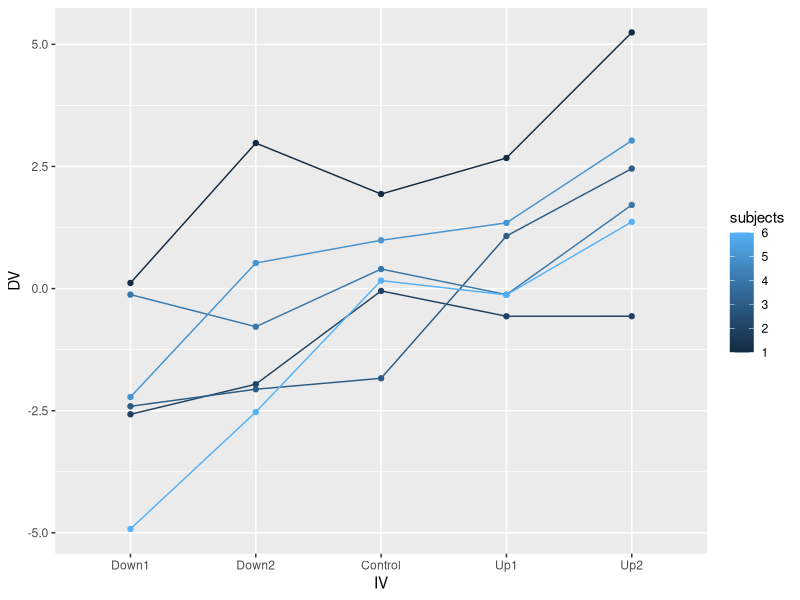
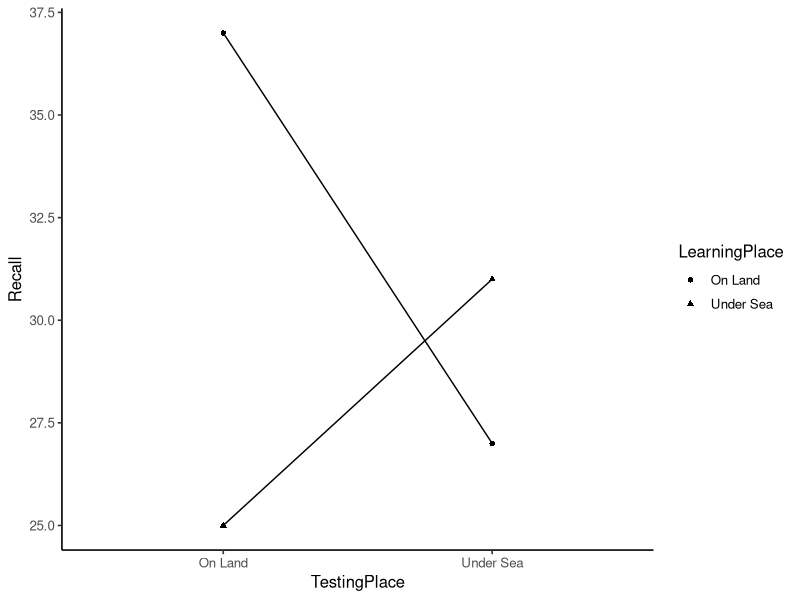

These charts were generated, in order, by the following R code: (Note: this script raises an error after producing the figures.)
## ---- chunk 1
knitr::opts_chunk$set(echo = TRUE)
## ---- chunk 2
library(ggplot2)
library(tibble)
library(dplyr)


sim_data <- tibble(
  subjects = rep(1:6,each=5),
  IV = rep(c("Down1","Down2", "Control","Up1","Up2"),6),
  DV = rnorm(6*5,c(-2,-1,0,1,2),1)
) %>%
  mutate(DV = DV+rep(rnorm(6,0,1), each=5))

sim_data$IV <-factor(sim_data$IV, levels = 
c("Down1","Down2", "Control","Up1","Up2"))

sim_data$subjects < as.factor(sim_data$subjects) 

ggplot(sim_data, aes(x=IV, y=DV, group=subjects,
                     color=subjects))+

  geom_point()+
  geom_line()

rnorm(6*5,c(-2,-1,0,1,2),1)




## ---- chunk 3

save_p <- c()
for ( i in 1:1000) {
  
sim_data <- tibble(
  subjects = rep(1:6,each=5),
  IV = rep(c("Down1","Down2", "Control","Up1","Up2"),6),
  DV = rnorm(6*5,c(-.2,-.1,0,.1,.2),1)
) %>%
  mutate(DV = DV+rep(rnorm(6,0,1), each=5))

  sim_data$IV <- factor(sim_data$IV, levels =
  c("Down1","Down2", "Control","Up1","Up2"))

sim_data$subjects <- as.factor(sim_data$subjects)

aov_out <- summary(aov(DV ~ IV + Error(subjects), sim_data))
save_p[i] <- aov_out[[2]]$`Error:Within`[[1]]$`Pr(>F)`[1]
}  

length (save_p[save_p < .05])/1000
                  
## ---- chunk 4

godden_baddeley <- tribble(~Subjects,~LearningPlace,~TestingPlace,~Recall,
        "s1","On Land","On Land",34,
        "s2","On Land","On Land",37,
        "s3","On Land","On Land",27,
        "s4","On Land","On Land",43,
        "s5","On Land","On Land",44,
        "s1","On Land","Under Sea",18,
        "s2","On Land","Under Sea",21,
        "s3","On Land","Under Sea",25,
        "s4","On Land","Under Sea",37,
        "s5","On Land","Under Sea",34,
        "s1","Under Sea","On Land",14,
        "s2","Under Sea","On Land",21,
        "s3","Under Sea","On Land",31,
        "s4","Under Sea","On Land",27,
        "s5","Under Sea","On Land",32,
        "s1","Under Sea","Under Sea",22,
        "s2","Under Sea","Under Sea",25,
        "s3","Under Sea","Under Sea",33,
        "s4","Under Sea","Under Sea",33,
        "s5","Under Sea","Under Sea",42
        )

# convert IVs to factors
godden_baddeley <- godden_baddeley %>%
  mutate(Subjects = as.factor(Subjects),
         LearningPlace = as.factor(LearningPlace),
         TestingPlace = as.factor(TestingPlace))

# run ANOVA
aov_out <- aov(Recall ~ LearningPlace*TestingPlace + Error(Subjects/(LearningPlace*TestingPlace)), godden_baddeley)

# print out ANOVA summary table
summary(aov_out)
#> 
#> Error: Subjects
#>           Df Sum Sq Mean Sq F value Pr(>F)
#> Residuals  4    680     170               
#> 
#> Error: Subjects:LearningPlace
#>               Df Sum Sq Mean Sq F value Pr(>F)
#> LearningPlace  1     80      80       2   0.23
#> Residuals      4    160      40               
#> 
#> Error: Subjects:TestingPlace
#>              Df Sum Sq Mean Sq F value Pr(>F)
#> TestingPlace  1     20      20     2.5  0.189
#> Residuals     4     32       8               
#> 
#> Error: Subjects:LearningPlace:TestingPlace
#>                            Df Sum Sq Mean Sq F value Pr(>F)  
#> LearningPlace:TestingPlace  1    320     320      20 0.0111 *
#> Residuals                   4     64      16                 
#> ---
#> Signif. codes:  0 '***' 0.001 '**' 0.01 '*' 0.05 '.' 0.1 ' ' 1

# generate plot of means
library(ggplot2)

ggplot(godden_baddeley, aes(x=TestingPlace,
                            y=Recall,
                            shape=LearningPlace,
                            group=LearningPlace))+
  geom_point(stat="summary",fun="mean")+
  geom_line(stat="summary",fun="mean")+
  theme_classic(base_size=12)


#### one-sample t test

# main effect of learning place

testing_place_means <- godden_baddeley %>%
  group_by(Subjects,TestingPlace) %>%
  summarize(mean_recall = mean(Recall))

t.test(mean_recall ~ TestingPlace, paired=TRUE, data=testing_place_means)



# interaction

 LL <- godden_baddeley %>%
  filter(LearningPlace == "On Land",
         TestingPlace == "On Land") %>%
    pull(Recall)
  
  
 LS <- godden_baddeley %>%
  filter(LearningPlace == "On Land",
         TestingPlace == "Under Sea")%>%
   pull(Recall)
  
  
 LL - LS
  
  
 SL <- godden_baddeley %>%
  filter(LearningPlace == "Under Sea",
         TestingPlace == "On Land") %>%
    pull(Recall)
  
  
 SS <- godden_baddeley %>%
  filter(LearningPlace == "Under Sea",
         TestingPlace == "Under Sea")%>%
   pull(Recall)
  
 SL - SS

t.test((LL - LS) - (SL - SS), mu=0)

  
